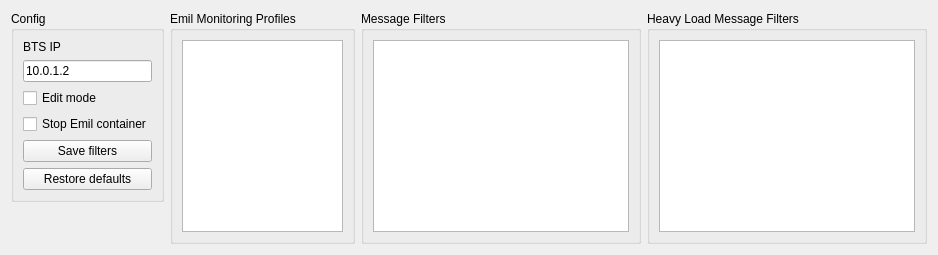
            <widget class="QWidget" name="tab_emil_select">
             <attribute name="title">
              <string>VM1</string>
             </attribute>
             <layout class="QHBoxLayout" name="horizontalLayout_6">
              <item alignment="Qt::AlignLeft|Qt::AlignTop">
               <widget class="QGroupBox" name="groupBox_16">
                <property name="title">
                 <string>Config</string>
                </property>
                <layout class="QVBoxLayout" name="verticalLayout_2">
                 <item>
                  <widget class="QLabel" name="l_emil_bts_ip">
                   <property name="text">
                    <string>BTS IP</string>
                   </property>
                  </widget>
                 </item>
                 <item>
                  <widget class="QLineEdit" name="le_emil_bts_ip_1">
                   <property name="text">
                    <string>10.0.1.2</string>
                   </property>
                  </widget>
                 </item>
                 <item>
                  <widget class="QCheckBox" name="cb_emil_edit_mode_1">
                   <property name="text">
                    <string>Edit mode</string>
                   </property>
                  </widget>
                 </item>
                 <item>
                  <widget class="QCheckBox" name="cb_emil_stop_container_1">
                   <property name="toolTip">
                    <string>&lt;html&gt;&lt;head/&gt;&lt;body&gt;&lt;p&gt;Emil is started in docker container. Starting takes around 60s. You can choose not to stop docker to speed up 2nd and every next starting procedure.&lt;/p&gt;&lt;/body&gt;&lt;/html&gt;</string>
                   </property>
                   <property name="text">
                    <string>Stop Emil container</string>
                   </property>
                   <property name="checked">
                    <bool>false</bool>
                   </property>
                  </widget>
                 </item>
                 <item>
                  <widget class="QPushButton" name="pb_emil_save_filters_1">
                   <property name="text">
                    <string>Save filters</string>
                   </property>
                  </widget>
                 </item>
                 <item>
                  <widget class="QPushButton" name="pb_emil_restore_defaults_1">
                   <property name="text">
                    <string>Restore defaults</string>
                   </property>
                  </widget>
                 </item>
                </layout>
               </widget>
              </item>
              <item>
               <widget class="QGroupBox" name="groupBox_3">
                <property name="sizePolicy">
                 <sizepolicy hsizetype="Maximum" vsizetype="Preferred">
                  <horstretch>0</horstretch>
                  <verstretch>0</verstretch>
                 </sizepolicy>
                </property>
                <property name="maximumSize">
                 <size>
                  <width>185</width>
                  <height>16777215</height>
                 </size>
                </property>
                <property name="title">
                 <string>Emil Monitoring Profiles</string>
                </property>
                <layout class="QGridLayout" name="gridLayout_15">
                 <item row="0" column="0" colspan="2">
                  <widget class="QListWidget" name="lw_emil_monitoring_profiles_1">
                   <property name="selectionMode">
                    <enum>QAbstractItemView::ExtendedSelection</enum>
                   </property>
                  </widget>
                 </item>
                </layout>
               </widget>
              </item>
              <item>
               <widget class="QGroupBox" name="groupBox_18">
                <property name="title">
                 <string>Message Filters</string>
                </property>
                <layout class="QGridLayout" name="gridLayout_31">
                 <item row="1" column="0">
                  <widget class="QPlainTextEdit" name="pte_emil_msg_filters_1">
                   <property name="enabled">
                    <bool>true</bool>
                   </property>
                   <property name="font">
                    <font>
                     <family>DejaVu Sans Mono</family>
                    </font>
                   </property>
                   <property name="lineWrapMode">
                    <enum>QPlainTextEdit::NoWrap</enum>
                   </property>
                   <property name="readOnly">
                    <bool>true</bool>
                   </property>
                  </widget>
                 </item>
                </layout>
               </widget>
              </item>
              <item>
               <widget class="QGroupBox" name="groupBox_17">
                <property name="sizePolicy">
                 <sizepolicy hsizetype="Preferred" vsizetype="Preferred">
                  <horstretch>0</horstretch>
                  <verstretch>0</verstretch>
                 </sizepolicy>
                </property>
                <property name="maximumSize">
                 <size>
                  <width>16777215</width>
                  <height>16777215</height>
                 </size>
                </property>
                <property name="title">
                 <string>Heavy Load Message Filters</string>
                </property>
                <layout class="QGridLayout" name="gridLayout_30">
                 <item row="0" column="0">
                  <widget class="QPlainTextEdit" name="pte_emil_heavy_load_msg_filters_1"/>
                 </item>
                </layout>
               </widget>
              </item>
             </layout>
            </widget>
